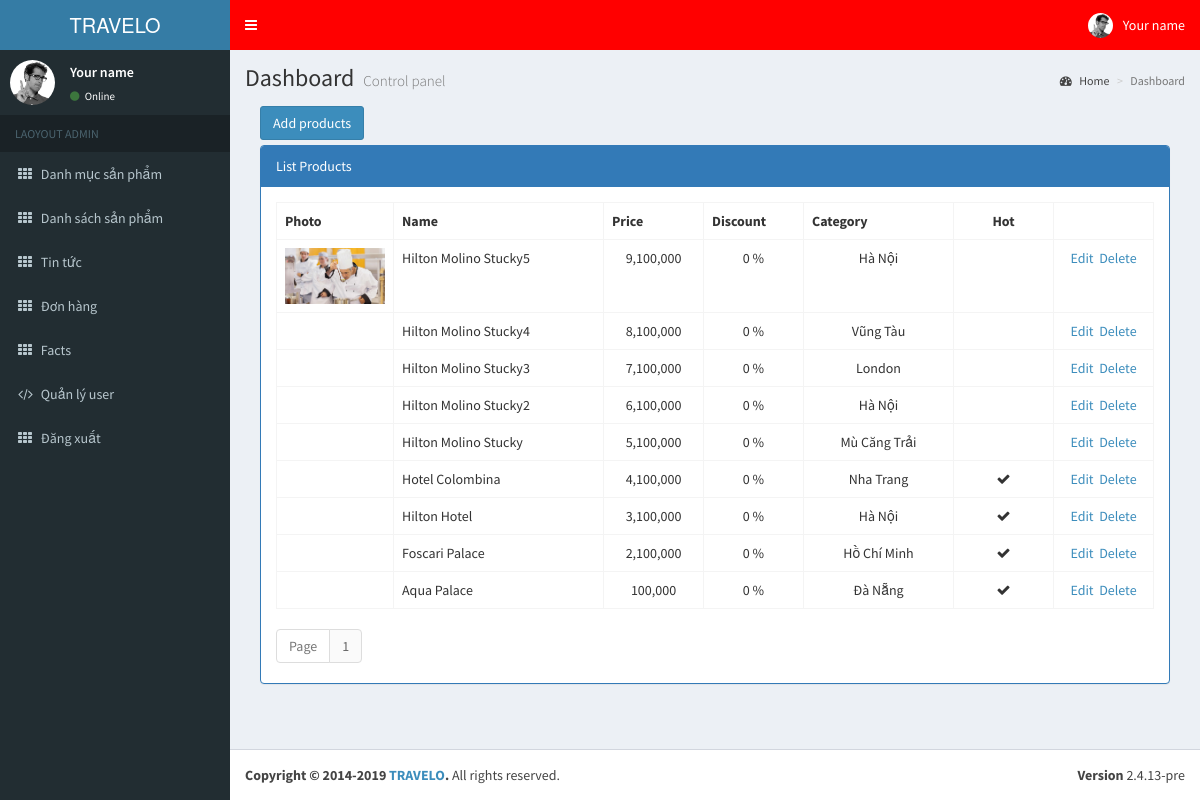
/backend/index.php?controller=products (signed in), run on the app's committed database.
### tables this page shows
CREATE TABLE `products` (
  `id` int(1) NOT NULL,
  `name` varchar(500) NOT NULL,
  `description` varchar(4000) NOT NULL,
  `content` text NOT NULL,
  `hot` int(11) NOT NULL DEFAULT 0,
  `photo` varchar(500) NOT NULL,
  `photo1` varchar(500) NOT NULL,
  `photo2` varchar(500) NOT NULL,
  `photo3` varchar(500) NOT NULL,
  `photo4` varchar(500) NOT NULL,
  `photo5` varchar(500) NOT NULL,
  `price` float NOT NULL,
  `discount` int(11) NOT NULL,
  `category_id` int(11) NOT NULL,
  `star` int(11) NOT NULL,
  `address` varchar(500) NOT NULL,
  `max_people` int(11) NOT NULL,
  `check_out` date DEFAULT NULL,
  `room_available` int(11) NOT NULL
);

CREATE TABLE `categories` (
  `id` int(11) NOT NULL,
  `name` varchar(500) NOT NULL,
  `displayhome` int(11) NOT NULL DEFAULT 0
);

### backend/controllers/ProductsController.php (called while the page is built, shortened)
<?php
	include "models/ProductsModel.php";
	class ProductsController extends Controller{
		public function index(){
			$recordPerPage = 25;
			$numPage = ceil($this->totalRecord($recordPerPage)/$recordPerPage);
			$data = $this->modelRead($recordPerPage);
			$this->loadView("ProductsView.php",["data"=>$data,"numPage"=>$numPage]);
		}
	}
 ?>

### backend/models/ProductsModel.php (called while the page is built, shortened)
<?php
	trait ProductsModel{
		public function modelRead($recordPerPage){
			$p = isset($_GET["p"]) && is_numeric($_GET["p"]) && $_GET["p"] > 0 ? ($_GET["p"]-1) : 0;
			$from = $p * $recordPerPage;
			$conn = Connection::getInstance();
			$query = $conn->query("select * from products order by id desc limit $from,$recordPerPage");
			$result = $query->fetchAll();
			return $result;
		}
		public function totalRecord($recordPerPage){
			$conn = Connection::getInstance();
			$query = $conn->query("select id from products");
			return $query->rowCount();
		}
		public function modelGetCategory($category_id){
			$conn = Connection::getInstance();
			$query = $conn->query("select name from categories where id=$category_id");
			$result = $query->fetch();
			return isset($result->name) ? $result->name : "";
		}
	}
 ?>

### backend/views/ProductsView.php (the view, shortened to what this page needs)
<?php $this->layoutPath = "Layout.php"; ?>
<div class="col-md-12">
    <div style="margin-bottom:5px;">
        <a href="index.php?controller=products&action=create" class="btn btn-primary">Add products</a>
    </div>
    <div class="panel panel-primary">
        <div class="panel-heading">List Products</div>
        <div class="panel-body">
            <table class="table table-bordered table-hover">
                <tr>
                    <th style="width: 100px;">Photo</th>
                    <th>Name</th>
                    <th style="width: 100px;">Price</th>
                    <th style="width: 100px;">Discount</th>
                    <th style="width:150px;">Category</th>
                    <th style="width:100px; text-align: center;">Hot</th>
                    <th style="width:100px;"></th>
                </tr>
                <?php foreach($data as $rows): ?>
                <tr>
                    <td style="text-align: center;">
                        <?php if($rows->photo != "" && file_exists("../assets/upload/img/".$rows->photo)): ?>
                            <img src="../assets/upload/img/<?php echo $rows->photo; ?>" style="width:100px;">
                        <?php endif; ?>
                    </td>
                    <td><?php echo $rows->name; ?></td>
                    <td style="text-align: center;">
                        <?php echo number_format($rows->price); ?>
                    </td>
                    <td style="text-align: center;">
                        <?php echo $rows->discount; ?> %
                    </td>
                    <td style="text-align: center;">
                        <?php echo $this->modelGetCategory($rows->category_id); ?>
                    </td>
                    <td style="text-align: center;">
                        <?php if($rows->hot == 1): ?>
                            <span class="fa fa-check"></span>
                        <?php endif; ?>
                    </td>
                    <td style="text-align:center;">
                        <a href="index.php?controller=products&action=update&id=<?php echo $rows->id; ?>">Edit</a>&nbsp;
                        <a href="index.php?controller=products&action=delete&id=<?php echo $rows->id; ?>" onclick="return window.confirm('Are you sure?');">Delete</a>
                    </td>
                </tr>
            	<?php endforeach; ?>
            </table>
            <div>
            	<ul class="pagination">
            		<li class="disabled"><a href="#">Page</a></li>
            		<?php for($i = 1; $i <= $numPage; $i++): ?>
            		<li><a href="index.php?controller=products&p=<?php echo $i; ?>"><?php echo $i; ?></a></li>
            		<?php endfor; ?>
            	</ul>
            </div>
        </div>
    </div>
</div>

### backend/index.php (shortened to what this page needs)
<?php
	include "../app/Controller.php";
	$controller = isset($_GET["controller"]) ? $_GET["controller"]:"Home";
	$action = isset($_GET["action"]) ? $_GET["action"]:"index";
	$fileController = "controllers/".ucfirst($controller)."Controller.php";
	$classController = ucfirst($controller)."Controller";
	if(class_exists($classController)){
		$obj = new $classController();
		$obj->$action();
	}else die("$fileController không tồn tại");
 ?>

### app/Controller.php (shortened to what this page needs)
<?php
	class Controller{
		public $layoutPath = NULL;
		public function loadView($viewPath,$data = NULL){
			if(file_exists("views/$viewPath")){
				include "views/$viewPath";
				$this->view = ob_get_contents();
		}
		if($this->layoutPath != NULL)
			include "views/$this->layoutPath";
		else
			include "views/$viewPath";
		}
	}
 ?>

### backend/views/Layout.php (shortened to what this page needs)
<!DOCTYPE html>
<html>
<head>
    <link rel="stylesheet" href="../assets/backend/layout1/css/bootstrap.min.css">
    <link rel="stylesheet" href="../assets/backend/layout1/css/font-awesome.min.css">
    <link rel="stylesheet" href="../assets/backend/layout1/css/AdminLTE.min.css">
    <link rel="stylesheet" href="../assets/backend/layout1/css/_all-skins.min.css">
    <link rel="stylesheet" href="../assets/backend/layout1/css/style.css">
</head>
<body class="hold-transition skin-blue sidebar-mini">
<div class="wrapper">
    <header class="main-header">
        <a href="index2.html" class="logo">
            <span class="logo-lg">TRAVELO</span>
        </a>
        <nav class="navbar navbar-static-top">
            <a href="#" class="sidebar-toggle" data-toggle="push-menu" role="button">
            </a>
            <div class="navbar-custom-menu">
                <ul class="nav navbar-nav">
                    <li class="dropdown user user-menu">
                        <a href="#" class="dropdown-toggle" data-toggle="dropdown">
                            <img src="../assets/backend/layout1/images/user2-160x160.jpg" class="user-image" alt="User Image">
                            <span class="hidden-xs">Your name</span>
                        </a>
                    </li>
                </ul>
            </div>
        </nav>
    </header>
    <aside class="main-sidebar">
        <section class="sidebar">
            <div class="user-panel">
                <div class="pull-left image">
                    <img src="../assets/backend/layout1/images/user2-160x160.jpg" class="img-circle" alt="User Image">
                </div>
                <div class="pull-left info">
                    <p>Your name</p>
                    <a href="#"><i class="fa fa-circle text-success"></i> Online</a>
                </div>
            </div>
            <ul class="sidebar-menu" data-widget="tree">
                <li class="header">LAOYOUT ADMIN</li>
                <li>
                    <a href="index.php?controller=categories">
                        <i class="fa fa-th"></i> <span>Danh mục sản phẩm</span>
                    </a>
                </li>
                <li>
                    <a href="index.php?controller=products">
                        <i class="fa fa-th"></i> <span>Danh sách sản phẩm</span>
                    </a>
                </li>
                <li>
                    <a href="index.php?controller=news">
                        <i class="fa fa-th"></i> <span>Tin tức</span>
                    </a>
                </li>
                <li>
                    <a href="index.php?controller=orders">
                        <i class="fa fa-th"></i> <span>Đơn hàng</span>
                    </a>
                </li>
                <li>
                    <a href="index.php?controller=fact">
                        <i class="fa fa-th"></i> <span>Facts</span>
                    </a>
                </li>
                <li>
                    <a href="index.php?controller=users">
                        <i class="fa fa-code"></i> <span>Quản lý user</span>
                    </a>
                </li>
                <li>
                    <a href="index.php?controller=login&action=logout">
                        <i class="fa fa-th"></i> <span>Đăng xuất</span>
                    </a>
                </li>
            </ul>
        </section>
    </aside>
    <div class="content-wrapper">
        <section class="content-header">
            <h1>
                Dashboard
                <small>Control panel</small>
            </h1>
            <ol class="breadcrumb">
                <li><a href="#"><i class="fa fa-dashboard"></i> Home</a></li>
                <li class="active">Dashboard</li>
            </ol>
        </section>
        <section class="content">
            <?php echo $this->view; ?>
        </section>
    </div>
    <footer class="main-footer">
        <div class="pull-right hidden-xs">
            <b>Version</b> 2.4.13-pre
        </div>
        <strong>Copyright &copy; 2014-2019 <a href="https://adminlte.io">TRAVELO</a>.</strong> All rights
        reserved.
    </footer>
</div>
</body>
</html>

### assets/backend/layout1/css/style.css (style rules this page uses)
body { background-color: red; }

### backend/views/ProductsView.php (style rules this page uses)
.pagination { padding:0px; margin:0px; }

### data on the page
products: photo (picture), name "Hilton Molino Stucky5", price "9,100,000", discount "0", category.name "Hà Nội"
products: name "Hilton Molino Stucky4", price "8,100,000", discount "0", category.name "Vũng Tàu"
products: name "Hilton Molino Stucky3", price "7,100,000", discount "0", category.name "London"
products: name "Hilton Molino Stucky2", price "6,100,000", discount "0", category.name "Hà Nội"
products: name "Hilton Molino Stucky", price "5,100,000", discount "0", category.name "Mù Căng Trải"
products: name "Hotel Colombina", price "4,100,000", discount "0", category.name "Nha Trang", hot 1 (drawn)
products: name "Hilton Hotel", price "3,100,000", discount "0", category.name "Hà Nội", hot 1 (drawn)
products: name "Foscari Palace", price "2,100,000", discount "0", category.name "Hồ Chí Minh", hot 1 (drawn)
products: name "Aqua Palace", price "100,000", discount "0", category.name "Đà Nẵng", hot 1 (drawn)
